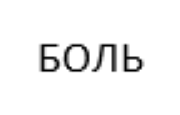
#> input picture Test_Images/Pain2.png, 180 x 115 px, found by its file name
$ python Text_marking.py
#> lines starting #> are read from the running program, lines starting #| are printed output that depends on the picture; after the words box and inside, x2 and y2 are one past the last pixel; in counts of white or black regions, pixels touching at a corner belong together
import cv2 as cv


def image_convert(image):
    img = cv.imread(image, 0)
    img = cv.cvtColor(img, cv.COLOR_BAYER_RG2GRAY)
    return img


def find_conturs(img):
#> called with img = 'Pain2.png'
    img = image_convert(img)
#> in image_convert, img is the input picture: shape (115, 180); min 0, max 255, mean 243.9
    blurred = cv.GaussianBlur(img, (3, 3), 0)
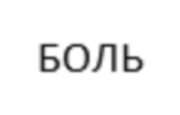
#> blurred: shape (115, 180); min 25, max 255, mean 243.9
    T, thresh_img = cv.threshold(blurred, 215, 255, cv.THRESH_BINARY)
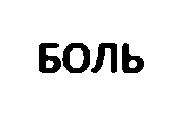
#> thresh_img: shape (115, 180); 91.8% white; 4 black regions, box (x1, y1, x2, y2) and area: (62, 43, 90, 73) 466, (39, 43, 61, 73) 441, (91, 43, 117, 73) 411, (122, 43, 144, 73) 375
    thresh_img = 255 - thresh_img
#> thresh_img: shape (115, 180); 8.2% white; 4 white regions
    conts, hierarchy = cv.findContours(thresh_img, cv.RETR_EXTERNAL, cv.CHAIN_APPROX_SIMPLE)
#> conts = 4 contours; box (x1, y1, x2, y2) and area: (62, 43, 90, 73) 659, (39, 43, 61, 73) 438, (122, 43, 144, 73) 386, (91, 43, 117, 73) 342
    return conts


def find_coordinates_symbols(conturs):
    card_coordinates = []
    for i in range(len(conturs)):
        x, y, w, h = cv.boundingRect(conturs[i])
        card_coordinates.append((x, y, x + w, y + h))
    return card_coordinates


def draw_rectangle_around_symbol(coordinates, img):
    img = image_convert(img)
    for coordinate in coordinates:
        cv.rectangle(img, (coordinate[0], coordinate[1]), (coordinate[2], coordinate[3]), (0, 0, 0), 2)
    cv.imshow("Image", img)
    cv.waitKey(0)


image_ = "Pain2.png"

conturs_ = find_conturs(image_)
#> conturs_ has the same summary as conts in find_conturs
coordinates_ = find_coordinates_symbols(conturs_)
#> the loop in find_coordinates_symbols, `for i in range(len(conturs)):` made 4 passes
#> (x, w) on passes 1 to 4: (122, 22), (91, 26), (62, 28), (39, 22)
#> after the loop in find_coordinates_symbols, `for i in range(len(conturs)):`: card_coordinates = [(122, 43, 144, 73), (91, 43, 117, 73), (62, 43, 90, 73), (39, 43, 61, 73)]
#> coordinates_ has the same summary as card_coordinates in find_coordinates_symbols
draw_rectangle_around_symbol(coordinates_, image_)
#> the loop in draw_rectangle_around_symbol, `for coordinate in coordinates:` made 4 passes
#> after the loop in draw_rectangle_around_symbol, `for coordinate in coordinates:`:
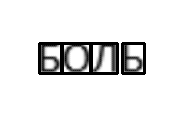
#> img: shape (115, 180); min 0, max 255, mean 230.9

$ run again, with Test_Images/Hello.png copied over Test_Images/Pain2.png
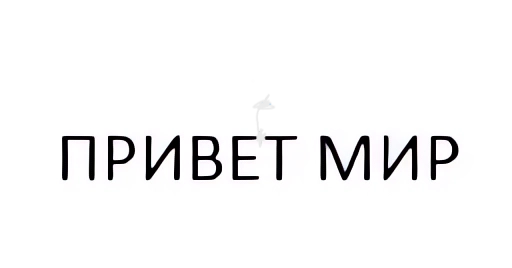
#> input picture Test_Images/Hello.png, 512 x 268 px, found by its file name
#> in find_conturs, `T, thresh_img = cv.threshold(blurred, 215, 255, cv.THRESH_BINARY)`:
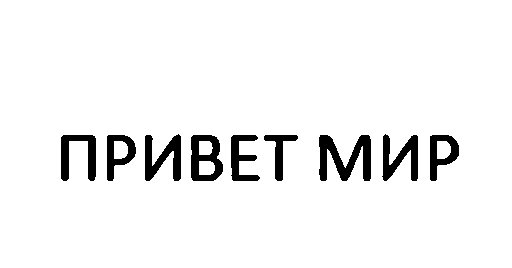
#> thresh_img: shape (268, 512); 94.6% white; 9 black regions, largest, box (x1, y1, x2, y2) and area: (319, 135, 371, 181) 1302, (145, 134, 181, 181) 920, (191, 135, 223, 181) 915
#> conts = 9 contours; largest, box (x1, y1, x2, y2) and area: (191, 135, 223, 181) 1234, (319, 135, 371, 181) 1142, (430, 135, 459, 181) 828, (107, 135, 136, 181) 821, (145, 134, 181, 181) 805
#> conturs_ has the same summary as conts in find_conturs
#> the loop in find_coordinates_symbols, `for i in range(len(conturs)):` made 9 passes
#> (x, y, w, h) on passes 1 to 8: (430, 135, 29, 46), (319, 135, 52, 46), (264, 135, 34, 46), (231, 135, 29, 46), (191, 135, 32, 46), (107, 135, 29, 46), (61, 135, 35, 46), (382, 134, 36, 47)
#> after the loop in find_coordinates_symbols, `for i in range(len(conturs)):`: card_coordinates = [(430, 135, 459, 181), (319, 135, 371, 181), (264, 135, 298, 181), (231, 135, 260, 181), (191, 135, 223, 181), (107, 135, 136, 181), (61, 135, 96, 181), (382, 134, 418, 181), (145, 134, 181, 181)]
#> coordinates_ has the same summary as card_coordinates in find_coordinates_symbols
#> the loop in draw_rectangle_around_symbol, `for coordinate in coordinates:` made 9 passes
#> after the loop in draw_rectangle_around_symbol, `for coordinate in coordinates:`:
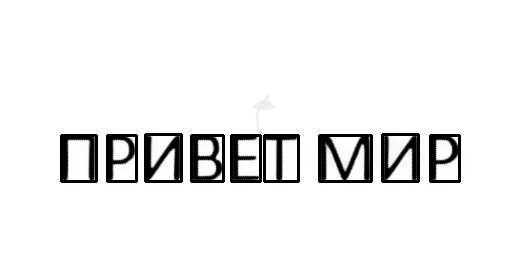
#> img: shape (268, 512); min 0, max 255, mean 238
